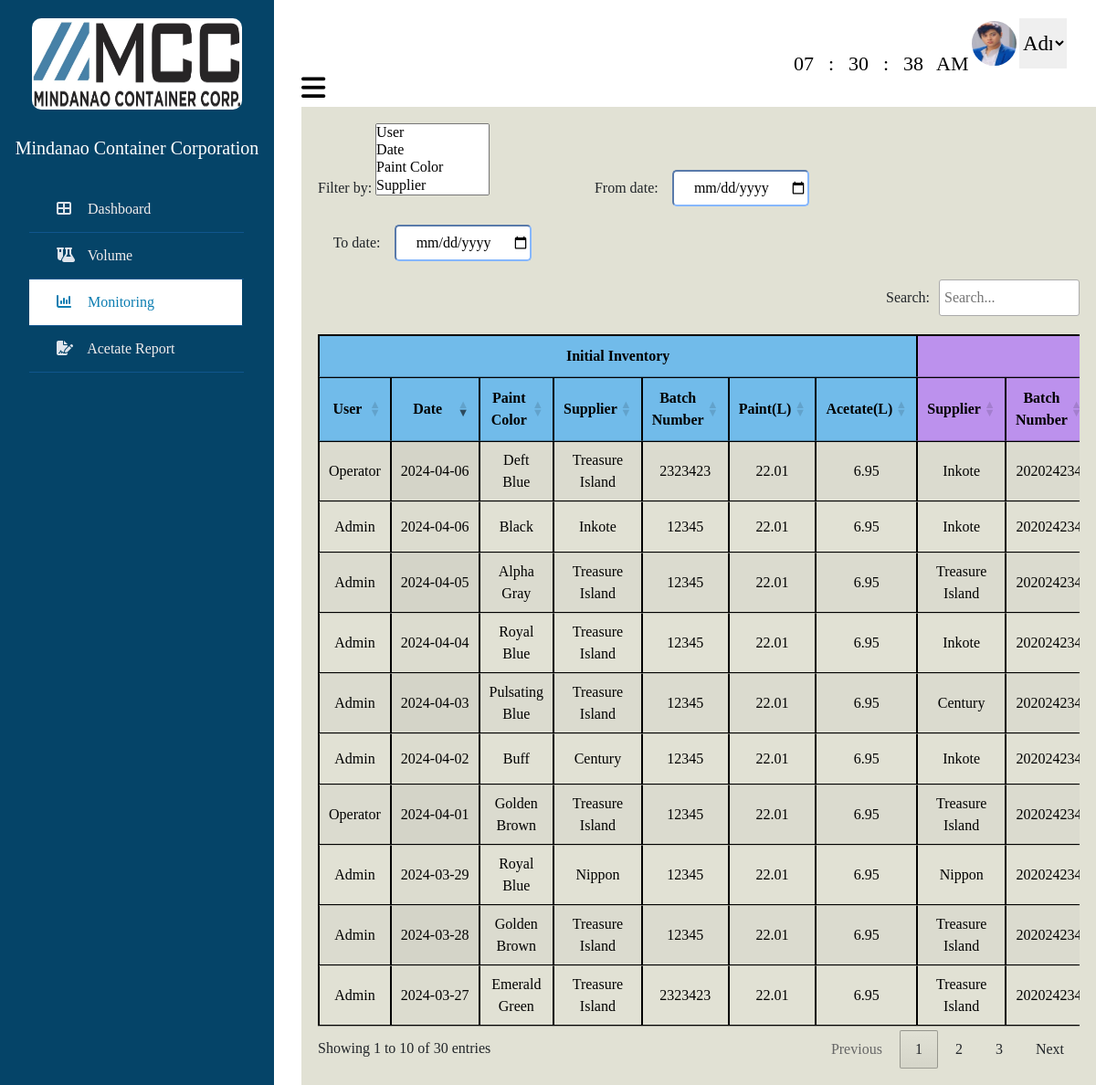
Page /monitoring.php (signed in) on the committed database.
### tables this page shows
CREATE TABLE `tbl_user` (
  `userID` int(100) NOT NULL,
  `Level` varchar(100) NOT NULL,
  `Name` varchar(100) NOT NULL,
  `Username` varchar(100) NOT NULL,
  `Contact` varchar(100) NOT NULL,
  `Address` varchar(100) NOT NULL,
  `Profile_image` varchar(100) NOT NULL,
  `Email` varchar(100) NOT NULL,
  `Password` varchar(100) NOT NULL
);

CREATE TABLE `tbl_entry` (
  `EntryID` int(100) NOT NULL,
  `userID` int(100) NOT NULL,
  `customerID` int(100) NOT NULL,
  `paintID` int(100) NOT NULL,
  `date` date NOT NULL,
  `batchNumber` int(100) NOT NULL,
  `diameter` int(100) NOT NULL,
  `height` int(100) NOT NULL,
  `Initialvolume` double NOT NULL,
  `initialPLiter` double NOT NULL,
  `initialALiter` double NOT NULL,
  `paintRatio` double NOT NULL,
  `acetateRatio` double NOT NULL,
  `NewacetateL` double NOT NULL,
  `NewpaintL` double NOT NULL,
  `sprayViscosity` int(100) NOT NULL,
  `quantity` int(100) NOT NULL,
  `Endingdiameter` int(100) NOT NULL,
  `Endingheight` int(100) NOT NULL,
  `Endingvolume` double NOT NULL,
  `endingPLiter` double NOT NULL,
  `endingALiter` double NOT NULL,
  `EndingpaintRatio` double NOT NULL,
  `EndingacetateRatio` double NOT NULL,
  `totalPLiter` double NOT NULL,
  `totalALiter` double NOT NULL,
  `paintYield` double NOT NULL,
  `acetateYield` double NOT NULL,
  `remarks` varchar(100) NOT NULL,
  `totalEntries` int(100) NOT NULL
);

CREATE TABLE `tbl_paint` (
  `paintID` int(100) NOT NULL,
  `supplierID` int(100) NOT NULL,
  `paint_color` varchar(100) NOT NULL
);

CREATE TABLE `tbl_supplier` (
  `supplierID` int(100) NOT NULL,
  `supplier_name` varchar(100) NOT NULL,
  `newSupplier_name` varchar(100) NOT NULL
);

### monitoring.php (the view, shortened to what this page needs)
<?php
include 'connect.php';
$id = 1;
$sql = "Select * from `tbl_user` where userID=$id";
$result = mysqli_query($con, $sql);
$row = mysqli_fetch_assoc($result);
$Username = $row['Username'];
$Profile_image = $row['Profile_image'];
$sql = "SELECT
paint.paint_color,
supplier.supplier_name, supplier.newSupplier_name,
customer.customer_name,
entry.*, user.Username
FROM tbl_entry AS entry
LEFT JOIN tbl_paint AS paint ON entry.paintID = paint.paintID
LEFT JOIN tbl_supplier AS supplier ON paint.supplierID = supplier.supplierID
LEFT JOIN tbl_customer AS customer ON entry.customerID = customer.customerID
LEFT JOIN tbl_user AS user ON entry.userID = user.userID
ORDER BY
entry.date DESC";
$result = mysqli_query($con, $sql);
?>
<!DOCTYPE html>
<html lang="en">
<head>
    <link href="https://cdn.jsdelivr.net/npm/bootstrap@5.3.0-alpha3/dist/css/bootstrap.min.css" rel="stylesheet">
    <link rel="stylesheet" href="https://cdnjs.cloudflare.com/ajax/libs/font-awesome/6.5.1/css/all.min.css">
    <link rel="stylesheet" href="https://cdn.datatables.net/1.13.7/css/jquery.dataTables.min.css">
    <link rel="stylesheet" href="https://cdn.datatables.net/datetime/1.5.1/css/dataTables.dateTime.min.css">
    <link rel="stylesheet" href="https://cdn.datatables.net/buttons/2.4.2/css/buttons.dataTables.min.css">
    <link rel="stylesheet"
        href="https://cdnjs.cloudflare.com/ajax/libs/bootstrap-multiselect/0.9.13/css/bootstrap-multiselect.css">
    <link rel="stylesheet" href="https://unpkg.com/multiple-select@1.7.0/dist/multiple-select.min.css">
</head>
<body>
    <div class="wrapper">
        <div class="section">
            <div class="admin_profile">
                <div class="clockcontainer">
                    <div class="clock">
                        <span id="hrs"></span>
                        <span>:</span>
                        <span id="minutes"></span>
                        <span>:</span>
                        <span id="sec"></span>
                        <span id="ampm"></span>
                    </div>
                </div>
                <img src="uploaded_image/<?php echo $Profile_image; ?>" class="img-admin" id="image">
                <select class="dropdown" required onchange="handleDropdownChange(this)">
                    <option>
                        <?php echo $Username; ?>
                    </option>
                </select>
            </div>
            <div class="top_navbar">
                <div class="hamburger">
                    <a href="#">
                        <i class="fas fa-bars"></i>
                    </a>
                </div>
            </div>
            <div class="main1">
                <div class="col-md-8">
                    <div class="form-group">
                        <label>Filter by:</label>
                        <select name="toggle_column" id="toggle_column" multiple>
                            <option value="0">User</option>
                            <option value="1">Date</option>
                            <option value="2">Paint Color</option>
                            <option value="3">Supplier</option>
                            <option value="4">Batch Number</option>
                        </select>
                        <label style="margin-left:20%;">From date:</label>
                        <input type="date" style="text-align: center;" class="filterfield" id="min" name="min"
                            autocomplete="off" required>
                        <label style="margin-left:3%;">To date:</label>
                        <input type="date" style="text-align: center;" class="filterfield" id="max" name="max"
                            autocomplete="off" required>
                    </div>
                </div>
                <div class="main2">
                    <table id="datatables" class="display" style="width:100%;">
                        <thead>
                            <tr>
                                <th colspan="7" style="text-align:center; background-color:rgba(113,187,234,255);">
                                    Initial Inventory
                                </th>
                                <th colspan="5" style="text-align:center; background-color:rgba(188,145,237,255);">New
                                    Paint Mix</th>
                            </tr>
                            <tr>
                                <th style="text-align:center; background-color: rgba(113,187,234,255);">User</th>
                                <th style="text-align:center; background-color: rgba(113,187,234,255);">Date</th>
                                <th style="text-align:center; background-color: rgba(113,187,234,255);">Paint Color</th>
                                <th style="text-align:center; background-color: rgba(113,187,234,255);">Supplier</th>
                                <th style="text-align:center; background-color: rgba(113,187,234,255);">Batch Number
                                </th>
                                <th style="text-align:center; background-color: rgba(113,187,234,255);">Paint(L)</th>
                                <th style="text-align:center; background-color: rgba(113,187,234,255);">Acetate(L)</th>
                                <th style="text-align:center; background-color:rgba(188,145,237,255);">Supplier</th>
                                <th style="text-align:center; background-color:rgba(188,145,237,255);">Batch Number</th>
                            </tr>
                        </thead>
                        <tbody>
                            <?php
                            while ($row = mysqli_fetch_assoc($result)) {
                                echo "<tr class='edit-row' data-entry-id='{$row['EntryID']}' data-date='{$row['date']}' data-paint-color='{$row['paint_color']}' data-supplier-name='{$row['supplier_name']}' data-batch-number='{$row['batchNumber']}' data-new-supplier-name='{$row['newSupplier_name']}' data-new-paint-l='{$row['NewpaintL']}' data-new-acetate-l='{$row['NewacetateL']}' data-spray-viscosity='{$row['sprayViscosity']}' data-customer-name='{$row['customer_name']}' data-quantity='{$row['quantity']}' data-paint-yield='{$row['paintYield']}' data-acetate-yield='{$row['acetateYield']}' data-remarks='{$row['remarks']}'>";
                                echo "<td>{$row['Username']}</td>";
                                echo "<td class='date-cell'>{$row['date']}</td>";
                                echo "<td>{$row['paint_color']}</td>";
                                echo "<td>{$row['supplier_name']}</td>";
                                echo "<td>{$row['batchNumber']}</td>";
                                echo "<td>{$row['initialPLiter']}</td>";
                                echo "<td>{$row['initialALiter']}</td>";
                                echo "<td>{$row['newSupplier_name']}</td>";
                                echo "<td>202024234</td>";
                                echo "</tr>";
                            }
                            ?>
                        </tbody>
                    </table>
                </div>
            </div>
        </div>
        <div class="sidebar">
            <div class="profile">
                <img src="IMAGES/logo.jpg" alt="profile_picture">
                <h6 style="font-size:20px; margin-top:30px; color:white;">Mindanao Container Corporation</h6>
            </div>
            <ul>
                <li>
                    <a href="dataEntry.php">
                        <span class="icon"><i class="fa-solid fa-table-cells-large"></i></span>
                        <span class="item">Dashboard</span>
                    </a>
                </li>
                <li>
                    <a href="volume.php">
                        <span class="icon"><i class="fa-solid fa-flask-vial"></i></span>
                        <span class="item">Volume</span>
                    </a>
                </li>
                <li>
                    <a href="monitoring.php" class="active">
                        <span class="icon"><i class="fa-solid fa-chart-column"></i></span>
                        <span class="item">Monitoring</span>
                    </a>
                </li>
                <li>
                    <a href="acetateReport.php">
                        <span class="icon"><i class="fa-solid fa-file-signature"></i></span>
                        <span class="item">Acetate Report</span>
                    </a>
                </li>
            </ul>
        </div>
    </div>
</body>
</html>

### monitoring.php (style rules this page uses)
* { list-style: none; text-decoration: none; margin: 0; padding: 0; box-sizing: border-box; font-family: 'Noto+Serif+Makasar'; }
.wrapper .sidebar { background: rgb(5, 68, 104); position: fixed; top: 0; left: 0; width: 300px; height: 100%; padding: 20px 0; transition: all 0.5s ease; }
.wrapper .sidebar .profile { margin-bottom: 30px; text-align: center; }
.wrapper .sidebar .profile img { display: block; width: 230px; height: 100px; border-radius: 10px; margin: 0 auto; }
.wrapper .sidebar ul li a { display: block; padding: 13px 30px; border-bottom: 1px solid #10558d; color: rgb(241, 237, 237); font-size: 16px; position: relative; margin-right: 33px; text-decoration: none; }
.wrapper .sidebar ul li a .icon { color: #dee4ec; width: 30px; display: inline-block; }
.wrapper .sidebar ul li a:hover, .wrapper .sidebar ul li a.active { color: #0c7db1; background: white; border-right: 2px solid rgb(5, 68, 104); }
.wrapper .sidebar ul li a:hover .icon, .wrapper .sidebar ul li a.active .icon { color: #0c7db1; }
.wrapper .sidebar ul li a:hover:before, .wrapper .sidebar ul li a.active:before { display: block; }
.wrapper .section { width: calc(100% - 300px); margin-left: 300px; transition: all 0.5s ease; }
.wrapper .section .top_navbar { background: white; height: 2px; display: flex; align-items: center; padding: 0 30px; margin-top: 20px; }
.wrapper .section .top_navbar .hamburger a { font-size: 30px; color: black; }
body .wrapper .sidebar { left: 0; transition: left 0.5s ease; }
body .wrapper .section { margin-left: 300px; transition: margin-left 0.5s ease, width 0.5s ease; width: calc(100% - 300px); }
.admin_profile { display: flex; justify-content: flex-end; margin-top: 20px; margin-right: 32px; }
.img-admin { height: 55px; width: 55px; border-radius: 50%; border: 3px solid transparent; }
img { height: 50px; width: 50px; border-radius: 50%; }
table, th, td { border: 1px solid black; border-collapse: collapse; text-align: center; color: black; }
.date-cell { white-space: nowrap; }
label { text-align: center; }
input { width: 30%; height: 35px; margin-bottom: 20px; border-color: #86; border-radius: 5px; }
.dropdown { border: none; font-size: 23px; width: 6%; text-align: center; }
.dropdown option { padding: 10px; font-size: 20px; text-align: center; }
.main1 { background-color: rgb(225, 225, 212); padding: 2%; flex: 1 1 150px; margin-top: 20px; margin-left: 30px; }
.main2 { display: flex; flex: 1; }
.filterfield { width: 150px; height: 40px; margin-left: 2%; background-color: white; border-color: #86b7fe; border-radius: 5px; }
.clockcontainer { width: 295px; height: 180px; position: absolute; top: 12%; left: 80%; transform: translate(-50%, -50%); }
.clock { color: black; border-radius: 10px; display: flex; align-items: center; justify-content: center; }
.clock span { font-size: 22px; width: 30px; display: inline-block; text-align: center; position: relative; }
#ampm { margin-left: 10px; }

### rows in the picture
tbl_user: Profile_image (picture), Username "Admin"
tbl_entry: userID.Username "Operator", date "2024-04-06", paintID.paint_color "Deft Blue", tbl_supplier.supplier_name "Treasure Island", batchNumber "2323423", initialPLiter "22.01", initialALiter "6.95", tbl_supplier.newSupplier_name "Inkote"
tbl_entry: userID.Username "Admin", date "2024-04-06", paintID.paint_color "Black", tbl_supplier.supplier_name "Inkote", batchNumber "12345", initialPLiter "22.01", initialALiter "6.95", tbl_supplier.newSupplier_name "Inkote"
tbl_entry: userID.Username "Admin", date "2024-04-05", paintID.paint_color "Alpha Gray", tbl_supplier.supplier_name "Treasure Island", batchNumber "12345", initialPLiter "22.01", initialALiter "6.95", tbl_supplier.newSupplier_name "Treasure Island"
tbl_entry: userID.Username "Admin", date "2024-04-04", paintID.paint_color "Royal Blue", tbl_supplier.supplier_name "Treasure Island", batchNumber "12345", initialPLiter "22.01", initialALiter "6.95", tbl_supplier.newSupplier_name "Inkote"
tbl_entry: userID.Username "Admin", date "2024-04-03", paintID.paint_color "Pulsating Blue", tbl_supplier.supplier_name "Treasure Island", batchNumber "12345", initialPLiter "22.01", initialALiter "6.95", tbl_supplier.newSupplier_name "Century"
tbl_entry: userID.Username "Admin", date "2024-04-02", paintID.paint_color "Buff", tbl_supplier.supplier_name "Century", batchNumber "12345", initialPLiter "22.01", initialALiter "6.95", tbl_supplier.newSupplier_name "Inkote"
tbl_entry: userID.Username "Operator", date "2024-04-01", paintID.paint_color "Golden Brown", tbl_supplier.supplier_name "Treasure Island", batchNumber "12345", initialPLiter "22.01", initialALiter "6.95", tbl_supplier.newSupplier_name "Treasure Island"
tbl_entry: userID.Username "Admin", date "2024-03-29", paintID.paint_color "Royal Blue", tbl_supplier.supplier_name "Nippon", batchNumber "12345", initialPLiter "22.01", initialALiter "6.95", tbl_supplier.newSupplier_name "Nippon"
tbl_entry: userID.Username "Admin", date "2024-03-28", paintID.paint_color "Golden Brown", tbl_supplier.supplier_name "Treasure Island", batchNumber "12345", initialPLiter "22.01", initialALiter "6.95", tbl_supplier.newSupplier_name "Treasure Island"
tbl_entry: userID.Username "Admin", date "2024-03-27", paintID.paint_color "Emerald Green", tbl_supplier.supplier_name "Treasure Island", batchNumber "2323423", initialPLiter "22.01", initialALiter "6.95", tbl_supplier.newSupplier_name "Treasure Island"
